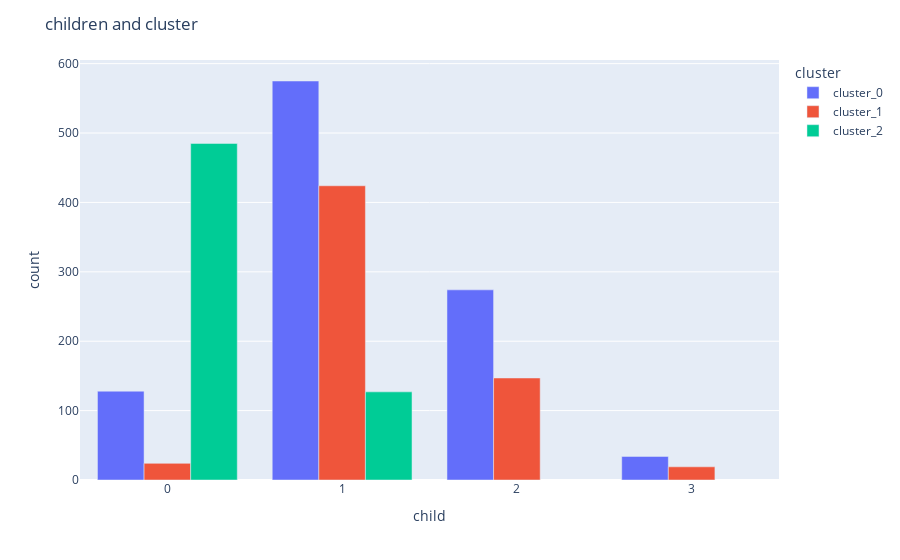

The code cell stored with this chart in its notebook:
### Code cell
fit = ps.bar(child_clus,x="child",y="count",color="cluster",barmode="group")
fit.update_layout(title="children and cluster")
fit.show()

### Figure 1 — Plotly figure (JSON) as saved in the notebook; plotly's stock layout.template omitted (floating-point values rounded to 4 significant figures)
{"data": [{"alignmentgroup": "True", "hovertemplate": "cluster=cluster_0<br>child=%{x}<br>count=%{y}<extra></extra>", "legendgroup": "cluster_0", "marker": {"color": "#636efa", "pattern": {"shape": ""}}, "name": "cluster_0", "offsetgroup": "cluster_0", "orientation": "v", "showlegend": true, "textposition": "auto", "type": "bar", "x": [0, 1, 2, 3], "xaxis": "x", "y": [128, 575, 274, 34], "yaxis": "y"}, {"alignmentgroup": "True", "hovertemplate": "cluster=cluster_1<br>child=%{x}<br>count=%{y}<extra></extra>", "legendgroup": "cluster_1", "marker": {"color": "#EF553B", "pattern": {"shape": ""}}, "name": "cluster_1", "offsetgroup": "cluster_1", "orientation": "v", "showlegend": true, "textposition": "auto", "type": "bar", "x": [0, 1, 2, 3], "xaxis": "x", "y": [24, 424, 147, 19], "yaxis": "y"}, {"alignmentgroup": "True", "hovertemplate": "cluster=cluster_2<br>child=%{x}<br>count=%{y}<extra></extra>", "legendgroup": "cluster_2", "marker": {"color": "#00cc96", "pattern": {"shape": ""}}, "name": "cluster_2", "offsetgroup": "cluster_2", "orientation": "v", "showlegend": true, "textposition": "auto", "type": "bar", "x": [0, 1], "xaxis": "x", "y": [485, 127], "yaxis": "y"}], "layout": {"barmode": "group", "legend": {"title": {"text": "cluster"}, "tracegroupgap": 0}, "margin": {"t": 60}, "title": {"text": "children and cluster"}, "xaxis": {"anchor": "y", "domain": [0, 1], "title": {"text": "child"}}, "yaxis": {"anchor": "x", "domain": [0, 1], "title": {"text": "count"}}}}
